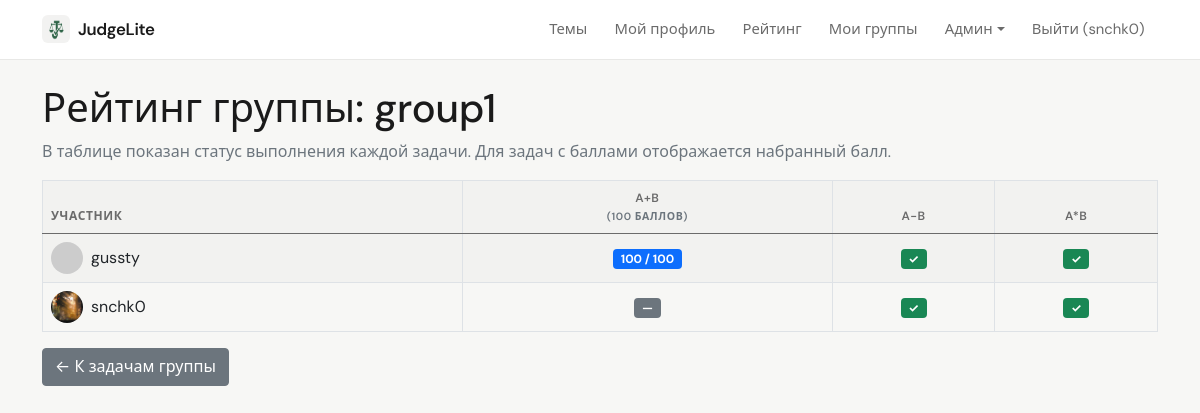
The page /group/2/rating (signed in) on the database its author committed.
### data/users.py (models this page shows, shortened)
class User(SqlAlchemyBase, UserMixin, SerializerMixin):
    __tablename__ = 'users'
    id = sqlalchemy.Column(sqlalchemy.Integer, primary_key=True, autoincrement=True)
    name = sqlalchemy.Column(sqlalchemy.String, nullable=True)
    about = sqlalchemy.Column(sqlalchemy.String, nullable=True)
    email = sqlalchemy.Column(sqlalchemy.String, index=True, unique=True, nullable=True)
    hashed_password = sqlalchemy.Column(sqlalchemy.String, nullable=True)
    created_date = sqlalchemy.Column(sqlalchemy.DateTime, default=datetime.datetime.now)
    is_admin = sqlalchemy.Column(sqlalchemy.Boolean, default=False)
    is_super_admin = sqlalchemy.Column(sqlalchemy.Boolean, default=False)
    avatar_filename = sqlalchemy.Column(sqlalchemy.String, nullable=True)  # новое поле
    submissions = orm.relationship("Submission", back_populates="user")

### data/groups.py (models this page shows)
class Group(SqlAlchemyBase):
    __tablename__ = 'groups'
    id = sqlalchemy.Column(sqlalchemy.Integer, primary_key=True, autoincrement=True)
    name = sqlalchemy.Column(sqlalchemy.String, nullable=False)
    description = sqlalchemy.Column(sqlalchemy.Text, nullable=True)
    created_by = sqlalchemy.Column(sqlalchemy.Integer, sqlalchemy.ForeignKey("users.id"), nullable=False)
    created_at = sqlalchemy.Column(sqlalchemy.DateTime, default=datetime.datetime.now)
    members = orm.relationship("GroupMember", back_populates="group", cascade="all, delete-orphan")
    tasks = orm.relationship("GroupTask", back_populates="group", cascade="all, delete-orphan")

### data/group_tasks.py (models this page shows)
class GroupTask(SqlAlchemyBase):
    __tablename__ = 'group_tasks'
    id = sqlalchemy.Column(sqlalchemy.Integer, primary_key=True, autoincrement=True)
    group_id = sqlalchemy.Column(sqlalchemy.Integer, sqlalchemy.ForeignKey("groups.id"), nullable=False)
    title = sqlalchemy.Column(sqlalchemy.String, nullable=False)
    description = sqlalchemy.Column(sqlalchemy.Text, nullable=False)
    input_example = sqlalchemy.Column(sqlalchemy.Text, nullable=True)
    output_example = sqlalchemy.Column(sqlalchemy.Text, nullable=True)
    tests_json = sqlalchemy.Column(sqlalchemy.Text, nullable=False)
    time_limit = sqlalchemy.Column(sqlalchemy.Float, default=2.0)
    created_by = sqlalchemy.Column(sqlalchemy.Integer, sqlalchemy.ForeignKey("users.id"), nullable=False)
    created_at = sqlalchemy.Column(sqlalchemy.DateTime, default=datetime.datetime.now)
    max_score = sqlalchemy.Column(sqlalchemy.Integer, default=100)
    scoring_enabled = sqlalchemy.Column(sqlalchemy.Boolean, default=False)  # новый флаг
    group = orm.relationship("Group", back_populates="tasks")
    submissions = orm.relationship("GroupSubmission", back_populates="task", cascade="all, delete-orphan")

### app.py (the view)
@app.route('/group/<int:group_id>/rating')
@login_required
def group_rating(group_id):
    with db_session.session_scope() as session:
        group = session.query(Group).get(group_id)
        if not group:
            flash('Группа не найдена', 'danger')
            return redirect(url_for('my_groups'))
        is_member = session.query(GroupMember).filter_by(group_id=group_id, user_id=current_user.id).first()
        if not is_member and group.created_by != current_user.id:
            flash('Доступ запрещён', 'danger')
            return redirect(url_for('my_groups'))
        tasks = session.query(GroupTask).filter(GroupTask.group_id == group_id).all()
        members = session.query(GroupMember).filter(GroupMember.group_id == group_id).all()
        rating_matrix = []
        for member in members:
            user = member.user
            tasks_status = {}
            for task in tasks:
                if task.scoring_enabled:
                    best_sub = session.query(GroupSubmission).filter(
                        GroupSubmission.task_id == task.id,
                        GroupSubmission.user_id == user.id
                    ).order_by(GroupSubmission.score.desc()).first()
                    if best_sub and best_sub.score is not None:
                        tasks_status[task.id] = {'type': 'score', 'value': best_sub.score}
                    else:
                        tasks_status[task.id] = {'type': 'none', 'value': None}
                else:
                    ok_sub = session.query(GroupSubmission).filter(
                        GroupSubmission.task_id == task.id,
                        GroupSubmission.user_id == user.id,
                        GroupSubmission.status == 'OK'
                    ).first()
                    attempted_sub = session.query(GroupSubmission).filter(
                        GroupSubmission.task_id == task.id,
                        GroupSubmission.user_id == user.id
                    ).first()
                    if ok_sub:
                        tasks_status[task.id] = {'type': 'solved', 'value': True}
                    elif attempted_sub:
                        tasks_status[task.id] = {'type': 'attempted', 'value': False}
                    else:
                        tasks_status[task.id] = {'type': 'none', 'value': None}
            rating_matrix.append({
                'user_name': user.name,
                'avatar': user.avatar_filename,
                'tasks_status': tasks_status
            })
        rating_matrix.sort(key=lambda x: x['user_name'])
        return render_template('group_rating_matrix.html', group=group, tasks=tasks, rating_matrix=rating_matrix)

### app.py (called while the page is built)
@login_manager.user_loader
def load_user(user_id):
    session = db_session.create_session()
    user = session.get(User, int(user_id))
    if user:
        _ = user.is_admin
        _ = user.is_super_admin
    session.close()
    return user

@app.context_processor
def inject_user():
    return dict(current_user=current_user)

### data/db_session.py (called while the page is built)
def create_session() -> Session:
    global __factory
    return __factory()

@contextmanager
def session_scope():
    session = create_session()
    try:
        yield session
        session.commit()
    except Exception:
        session.rollback()
        raise
    finally:
        session.close()

### templates/group_rating_matrix.html
{% extends "base.html" %}
{% block content %}
<h1>Рейтинг группы: {{ group.name }}</h1>
<p class="text-muted">В таблице показан статус выполнения каждой задачи. Для задач с баллами отображается набранный балл.</p>
<div class="table-responsive">
    <table class="table table-bordered table-striped">
        <thead>
            <tr>
                <th>Участник</th>
                {% for task in tasks %}
                    <th class="text-center">
                        {{ task.title }}
                        {% if task.scoring_enabled %}
                            <br><small class="text-muted">({{ task.max_score }} баллов)</small>
                        {% endif %}
                    </th>
                {% endfor %}
            </tr>
        </thead>
        <tbody>
            {% for user_data in rating_matrix %}
            <tr>
                <td>
                    <div class="d-flex align-items-center gap-2">
                        {% if user_data.avatar %}
                            <img src="{{ url_for('static', filename='avatars/' + user_data.avatar) }}" alt="" style="width: 32px; height: 32px; border-radius: 50%; object-fit: cover;">
                        {% else %}
                            <div style="width: 32px; height: 32px; border-radius: 50%; background-color: #ccc;"></div>
                        {% endif %}
                        {{ user_data.user_name }}
                    </div>
                </td>
                {% for task in tasks %}
                    <td class="text-center align-middle">
                        {% set cell = user_data.tasks_status[task.id] %}
                        {% if cell.type == 'score' %}
                            <span class="badge bg-primary">{{ cell.value }} / {{ task.max_score }}</span>
                        {% elif cell.type == 'solved' %}
                            <span class="badge bg-success">✓</span>
                        {% elif cell.type == 'attempted' %}
                            <span class="badge bg-danger">✗</span>
                        {% else %}
                            <span class="badge bg-secondary">—</span>
                        {% endif %}
                    </td>
                {% endfor %}
            </tr>
            {% endfor %}
        </tbody>
    </table>
</div>
<a href="{{ url_for('group_tasks_list', group_id=group.id) }}" class="btn btn-secondary mt-3">← К задачам группы</a>
{% endblock %}

### templates/base.html (shortened to what this page needs)
<!doctype html>
<html lang="ru">
<head>
    <link href="https://cdn.jsdelivr.net/npm/bootstrap@5.0.2/dist/css/bootstrap.min.css" rel="stylesheet">
    <link href="{{ url_for('static', filename='app.css') }}" rel="stylesheet">
</head>
<body class="app-body {% block body_class %}{% endblock %}">
    <nav class="navbar navbar-expand-lg app-navbar">
        <div class="container">
            <a class="navbar-brand d-flex align-items-center gap-2" href="{{ url_for('index') }}">
                <img src="{{ url_for('static', filename='judgelite-mark.png') }}" alt="" class="app-brand-mark" width="28" height="28">
                <span>JudgeLite</span>
            </a>
            <div class="collapse navbar-collapse" id="navbarNav">
                <ul class="navbar-nav ms-auto">
                    <li class="nav-item"><a class="nav-link" href="{{ url_for('topics_list') }}">Темы</a></li>
                    {% if current_user.is_authenticated %}
                        <li class="nav-item"><a class="nav-link" href="{{ url_for('profile') }}">Мой профиль</a></li>
                        <li class="nav-item"><a class="nav-link" href="{{ url_for('rating') }}">Рейтинг</a></li>
                        <li class="nav-item"><a class="nav-link" href="{{ url_for('my_groups') }}">Мои группы</a></li>
                        {% if current_user.is_admin %}
                            <li class="nav-item dropdown">
                                <a class="nav-link dropdown-toggle" href="#" id="adminDropdown" role="button" data-bs-toggle="dropdown">Админ</a>
                            </li>
                        {% endif %}
                        <li class="nav-item"><a class="nav-link" href="{{ url_for('logout') }}">Выйти ({{ current_user.name }})</a></li>
                    {% else %}
                        <li class="nav-item"><a class="nav-link" href="{{ url_for('login') }}">Войти</a></li>
                        <li class="nav-item"><a class="nav-link" href="{{ url_for('register') }}">Регистрация</a></li>
                    {% endif %}
                </ul>
            </div>
        </div>
    </nav>
    <div class="container mt-4" style="padding-bottom: 80px;">
        {% block content %}{% endblock %}
    </div>
</body>
</html>

### static/app.css (style rules this page uses)
:root { --app-bg: #f7f7f5; --app-surface: #ffffff; --app-text: #1a1a1a; --app-muted: #6b6b6b; --app-border: #e8e8e6; --app-accent: #2d6a4f; --app-accent-hover: #1b4332; --app-radius: 10px; --app-font: "DM Sans", system-ui, -apple-system, "Segoe UI", Roboto, sans-serif; --chart-grid: rgba(0, 0, 0, 0.06); --chart-muted: #6b6b6b; --chart-donut-border: #ffffff; }
.app-brand-mark { border-radius: 6px; flex-shrink: 0; }
.app-body { font-family: var(--app-font); background-color: var(--app-bg); color: var(--app-text); min-height: 100vh; -webkit-font-smoothing: antialiased; }
.app-body .container.mt-4 { padding-bottom: 5rem !important; }
.app-navbar { background: var(--app-surface) !important; border-bottom: 1px solid var(--app-border) !important; padding-top: 0.65rem; padding-bottom: 0.65rem; }
.app-navbar .navbar-brand { font-weight: 600; letter-spacing: -0.02em; color: var(--app-text) !important; font-size: 1.05rem; }
.app-navbar .nav-link { color: var(--app-muted) !important; font-size: 0.925rem; padding: 0.5rem 0.85rem !important; border-radius: 6px; transition: color 0.15s ease, background 0.15s ease; }
.app-body .table { margin-bottom: 0; }
.app-body .table thead th { font-size: 0.75rem; text-transform: uppercase; letter-spacing: 0.05em; color: var(--app-muted); font-weight: 600; border-bottom-width: 1px; background: rgba(0, 0, 0, 0.02); }
.app-body .table-striped > tbody > tr:nth-of-type(odd) > * { --bs-table-accent-bg: rgba(0, 0, 0, 0.02); }

### rows shown on the page
User: name "snchk0", avatar_filename (picture), user_name "snchk0"
Group: name "group1"
GroupTask: title "A+B", max_score "100", value "100"
GroupTask: title "A-B"
GroupTask: title "A*B"
User: user_name "gussty"
